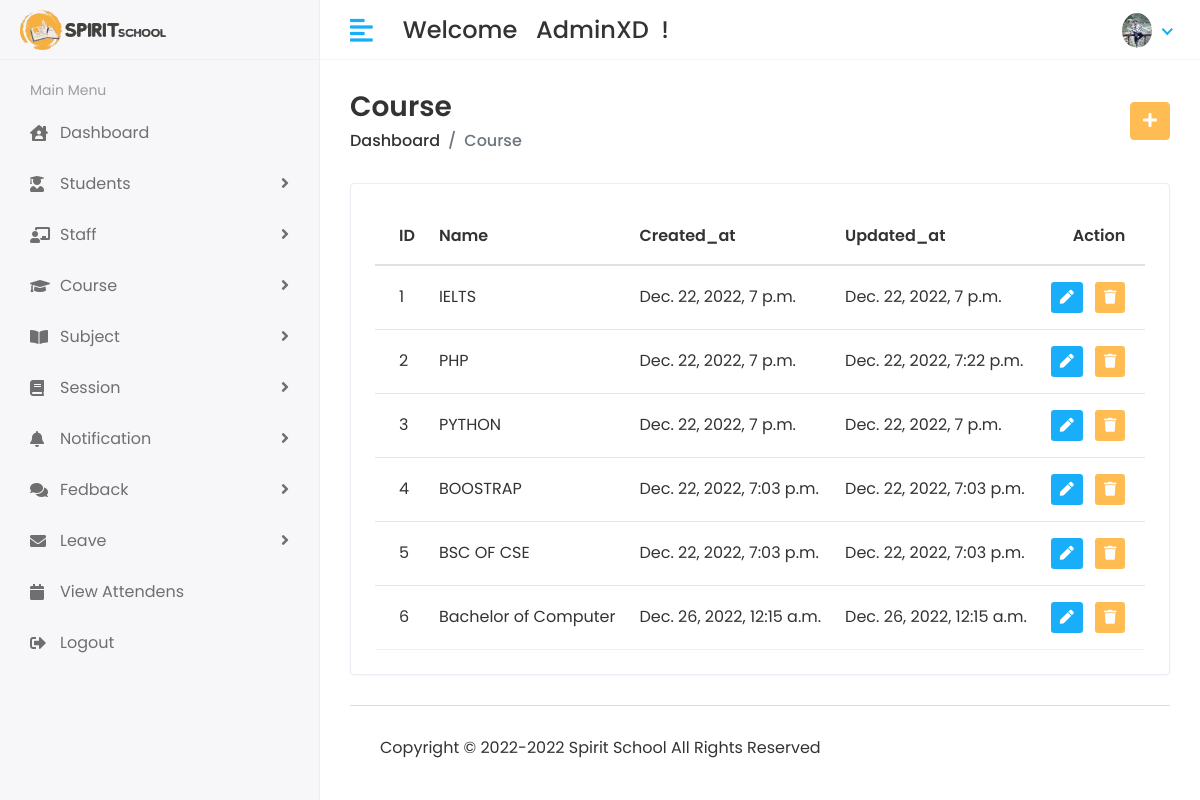
/Hod/Course/View (signed in), run on the app's committed database.
### app/models.py (models this page shows, shortened)
class CustomUser(AbstractUser):
    USER = (
        (1,'HOD'),
        (2,'STAFF'),
        (3,'STUDENT'),
    )
    user_type = models.CharField(choices=USER, max_length=50, default=1)
    profile_pic = models.ImageField(upload_to='media/profile_pic')

class Course(models.Model):
    name = models.CharField(max_length=150)
    created_at = models.DateTimeField(auto_now_add=True)
    updated_at = models.DateTimeField(auto_now=True)

### student_management_system/Hod_Views.py (the view)
# urls.py: path('Hod/Course/View',Hod_Views.VIEW_COURSE,name='view_course'),
@login_required(login_url='/')
def VIEW_COURSE(request):
    course = Course.objects.all()
    context = {
        'course':course,
    }
    return render(request,'Hod/view_course.html', context)

### templates/Hod/view_course.html (shortened to what this page needs)
{% extends 'base.html' %}
{% block content %}
<div class="content container-fluid">
    <div class="page-header">
       <div class="row align-items-center">
          <div class="col">
             <h3 class="page-title">Course</h3>
             <ul class="breadcrumb">
                <li class="breadcrumb-item"><a href="{% url 'hod_home' %}">Dashboard</a></li>
                <li class="breadcrumb-item active">Course</li>
             </ul>
          </div>
          <div class="col-auto text-right float-right ml-auto">
             <a href="{% url 'add_course' %}" class="btn btn-primary"><i class="fas fa-plus"></i></a>
          </div>
       </div>
    </div>
    <div class="row">
       <div class="col-sm-12">
          <div class="card card-table">
             <div class="card-body">
                <div class="table-responsive">
                   <table id="table_id" class="table table-hover table-center mb-0 datatable">
                      <thead>
                         <tr>
                            <th>ID</th>
                            <th>Name</th>
                            <th>Created_at</th>
                           <th>Updated_at</th>
                            <th class="text-right">Action</th>
                         </tr>
                      </thead>
                      <tbody>
                        {% for i in course %}
                         <tr>
                            <td>{{i.id}}</td>
                            <td>{{i.name}}</td>
                            <td>{{i.created_at}}</td>
                           <td>{{i.updated_at}}</td>
                            <td class="text-right">
                               <div class="actions">
                                  <a href="{% url 'edit_course' i.id %}" class="btn btn-sm bg-success-light mr-2">
                                  <i class="fas fa-pen"></i>
                                  </a>
                                  <a href="{% url 'delete_course' i.id %}" class="btn btn-sm bg-danger-light">
                                    <i class="fas fa-trash"></i>
                                </a>
                               </div>
                            </td>
                         </tr>
                         {% endfor %}
                      </tbody>
                   </table>
                </div>
             </div>
          </div>
       </div>
    </div>
{% endblock content %}

### templates/includes/header.html (shortened to what this page needs)
{% load static %}
<div class="header">
    <div class="header-left">
       <a href="{% url 'hod_home' %}" class="logo">
       <img src="{% static 'assets/img/logos.gif' %}" alt="Logo">
       </a>
    </div>
    <a href="javascript:void(0);" id="toggle_btn">
    <i class="fas fa-align-left"></i>
    </a>
    <div class="top-nav-search mt-3">
       <h4 ><storng>Welcome</storg>&nbsp; &nbsp;<span>{{user.first_name}}{{user.last_name}} &nbsp;!</span></h4>
    </div>
    <ul class="nav user-menu">
       <li class="nav-item dropdown has-arrow">
          <a href="#" class="dropdown-toggle nav-link" data-toggle="dropdown">
            {% if user.profile_pic == "" %}
            <span class="user-img"><img class="rounded-circle" src="{% static 'assets/img/noimg.jpg' %}" width="30" height="35" alt="Ryan Taylor"></span>
            {% else %}
          <span class="user-img"><img class="rounded-circle" src="/{{user.profile_pic}}" width="30" height="35" alt="Ryan Taylor"></span>
            {% endif %}
         </a>
       </li>
    </ul>
 </div>

### static/assets/css/style.css (style rules this page uses)
html { height: 100%; }
body { background-color: #fff; color: #333; font-family: 'Poppins', sans-serif; font-size: 1rem; height: 100%; line-height: 1.5; overflow-x: hidden; }
h1, h2, h3, h4, h5, h6 { font-family: 'Poppins', sans-serif; margin-top: 0; }
a { color: #009ce7; }
input, button, a { transition: all 0.4s ease; -moz-transition: all 0.4s ease; -o-transition: all 0.4s ease; -ms-transition: all 0.4s ease; -webkit-transition: all 0.4s ease; }
ul, ol { padding: 0px; list-style: none; }
.table { color: #333; max-width: 100%; margin-bottom: 0; width: 100%; }
.table thead tr th { font-weight: 600; }
.table tbody tr { border-bottom: 1px solid rgba(0, 0, 0, 0.05); }
.table.table-center td, .table.table-center th { vertical-align: middle; }
.card-table .card-body .table > thead > tr > th { border-top: 0; }
.card-table .card-body .table tr td:first-child, .card-table .card-body .table tr th:first-child { padding-left: 1.5rem; }
.card-table .card-body .table tr td:last-child, .card-table .card-body .table tr th:last-child { padding-right: 1.5rem; }
.card-table .table td, .card-table .table th { border-top: 1px solid #e2e5e8; padding: 1rem 0.75rem; white-space: nowrap; }
.btn-primary { background-color: #FFBC53; border: 1px solid #FFBC53; }
.card { border: 1px solid #ececf5; box-shadow: 0 1px 3px 0 rgba(0, 0, 0, 0.03); margin-bottom: 1.875rem; }
.card-body { padding: 1.5rem; }
.bg-danger-light { background-color:#FFBC53 !important; color:#fff !important; }
.bg-success-light { background-color: #18aefa; color: #fff; }
.header { background-color: #fff; border-bottom: 1px solid #f3f3f4; left: 0; position: fixed; right: 0; top: 0; z-index: 1001; height: 60px; }
.header .header-left { float: left; height: 60px; padding: 0 20px; position: relative; width: 320px; z-index: 1; transition: all 0.2s ease-in-out; background-color: #f7f7fa; border-bottom: 1px solid #efefef; border-right: 1px solid #ececf5; display: flex; align-items: center; }
.header .header-left .logo { display: inline-block; line-height: 60px; }
.header .header-left .logo img { max-height: 40px; width: auto; }
.header .dropdown-toggle:after { display: none; }
.header .has-arrow .dropdown-toggle:after { border-top: 0; border-left: 0; border-bottom: 2px solid #18aefa; border-right: 2px solid #18aefa; content: ''; height: 8px; display: inline-block; pointer-events: none; -webkit-transform-origin: 66% 66%; -ms-transform-origin: 66% 66%; transform-origin: 66% 66%; -webkit-transform: rotate(45deg); -ms-transform: rotate(45deg); transform: rotate(45deg); -webkit-transition: all 0.15s ease-in-out; transition: all 0.15s ease-in-out; width: 8px; vertical-align: 0px; }
.user-menu { float: right; margin: 0; position: relative; z-index: 99; padding-right: 15px; }
.user-menu.nav > li > a { color: #a0a0a0; font-size: 14px; line-height: 58px; padding: 0 15px; height: 60px; }
.user-img { margin-right: 3px; position: relative; }
.top-nav-search { float: left; margin-left: 15px; }
.page-wrapper > .content { padding: 1.875rem 1.875rem 0; }
.page-header { margin-bottom: 1.875rem; }
.page-header .breadcrumb { background-color: transparent; color: #6c757d; font-size: 1rem; font-weight: 500; margin-bottom: 0; padding: 0; }
.page-header .breadcrumb a { color: #333; }
.page-title { font-size: 28px; font-weight: 600; color: #333; margin-bottom: 5px; }
@media (min-width: 992px) { #toggle_btn { align-items: center; color: #18aefa; display: inline-flex; float: left; font-size: 26px; height: 60px; justify-content: center; margin-left: 15px; padding: 0 15px; } }

### data on the page
CustomUser: first_name "Admin", last_name "XD", profile_pic (picture)
Course: id "1", name "IELTS", created_at "Dec. 22, 2022, 7 p.m.", updated_at "Dec. 22, 2022, 7 p.m."
Course: id "2", name "PHP", created_at "Dec. 22, 2022, 7 p.m.", updated_at "Dec. 22, 2022, 7:22 p.m."
Course: id "3", name "PYTHON", created_at "Dec. 22, 2022, 7 p.m.", updated_at "Dec. 22, 2022, 7 p.m."
Course: id "4", name "BOOSTRAP", created_at "Dec. 22, 2022, 7:03 p.m.", updated_at "Dec. 22, 2022, 7:03 p.m."
Course: id "5", name "BSC OF CSE", created_at "Dec. 22, 2022, 7:03 p.m.", updated_at "Dec. 22, 2022, 7:03 p.m."
Course: id "6", name "Bachelor of Computer", created_at "Dec. 26, 2022, 12:15 a.m.", updated_at "Dec. 26, 2022, 12:15 a.m."
